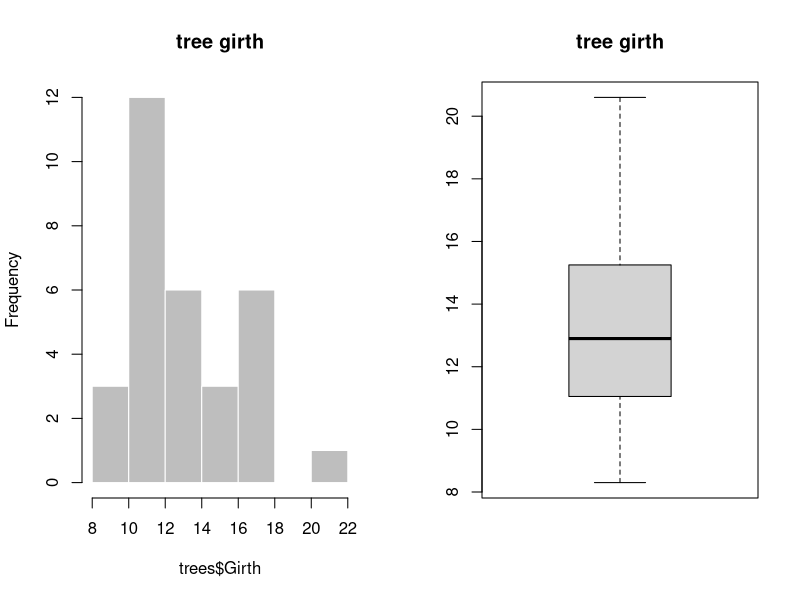
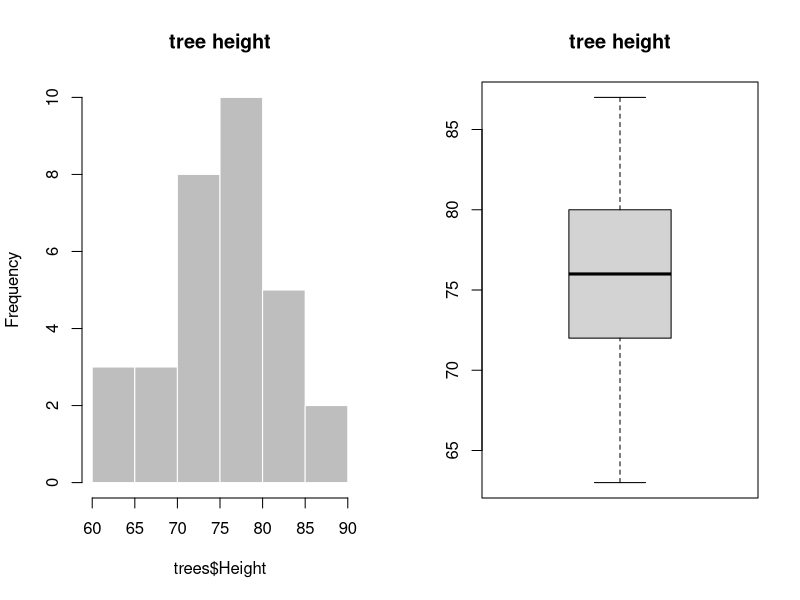

Recreate these plots in R, in order.
# univariate data practice in R by sangmin

# information of data
head(trees)

# average, median, trimmed mean(15%), standard deviation for girth
mean(trees$Girth)
median(trees$Girth)
mean(trees$Girth, trim=0.15)
sd(trees$Girth)

# average, median, trimmed mean(15%), standard deviation for height
mean(trees$Height)
median(trees$Height)
mean(trees$Height, trim=0.15)
sd(trees$Height)

par(mfrow=c(1, 2))
# histogram, box plot for girth
hist(trees$Girth, main="tree girth",
     border="white", col="grey")
boxplot(trees$Girth, main="tree girth")

# histogram, box plot for height
hist(trees$Height, main="tree height",
     border="white", col="grey")
boxplot(trees$Height, main="tree height")
par(mfrow=c(1, 1))
